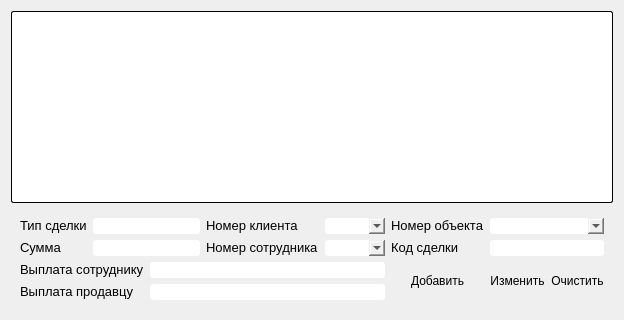
        <widget class="QWidget" name="tab_8">
         <attribute name="title">
          <string>Сделки</string>
         </attribute>
         <layout class="QGridLayout" name="gridLayout_20">
          <item row="1" column="0">
           <widget class="QWidget" name="widget_26" native="true">
            <property name="styleSheet">
             <string notr="true">border-radius: 3px;
</string>
            </property>
            <layout class="QGridLayout" name="gridLayout_3">
             <item row="0" column="0">
              <widget class="QLabel" name="label_98">
               <property name="text">
                <string>&lt;html&gt;&lt;head/&gt;&lt;body&gt;&lt;p&gt;&lt;span style=&quot; font-size:10pt;&quot;&gt;Тип сделки&lt;/span&gt;&lt;/p&gt;&lt;/body&gt;&lt;/html&gt;</string>
               </property>
              </widget>
             </item>
             <item row="0" column="1" colspan="2">
              <widget class="QLineEdit" name="line53">
               <property name="styleSheet">
                <string notr="true">background-color: rgb(255, 255, 255);</string>
               </property>
              </widget>
             </item>
             <item row="0" column="3">
              <widget class="QLabel" name="label_180">
               <property name="text">
                <string>&lt;html&gt;&lt;head/&gt;&lt;body&gt;&lt;p&gt;&lt;span style=&quot; font-size:10pt;&quot;&gt;Номер клиента&lt;/span&gt;&lt;/p&gt;&lt;/body&gt;&lt;/html&gt;</string>
               </property>
              </widget>
             </item>
             <item row="0" column="4">
              <widget class="QComboBox" name="comboBox_8"/>
             </item>
             <item row="0" column="5">
              <widget class="QLabel" name="label_97">
               <property name="text">
                <string>&lt;html&gt;&lt;head/&gt;&lt;body&gt;&lt;p&gt;&lt;span style=&quot; font-size:10pt;&quot;&gt;Номер объекта&lt;/span&gt;&lt;/p&gt;&lt;/body&gt;&lt;/html&gt;</string>
               </property>
              </widget>
             </item>
             <item row="0" column="6" colspan="2">
              <widget class="QComboBox" name="comboBox_10"/>
             </item>
             <item row="1" column="0">
              <widget class="QLabel" name="label_94">
               <property name="text">
                <string>&lt;html&gt;&lt;head/&gt;&lt;body&gt;&lt;p&gt;&lt;span style=&quot; font-size:10pt;&quot;&gt;Сумма&lt;/span&gt;&lt;/p&gt;&lt;/body&gt;&lt;/html&gt;</string>
               </property>
              </widget>
             </item>
             <item row="1" column="1" colspan="2">
              <widget class="QLineEdit" name="line54">
               <property name="styleSheet">
                <string notr="true">background-color: rgb(255, 255, 255);</string>
               </property>
              </widget>
             </item>
             <item row="1" column="3">
              <widget class="QLabel" name="label_95">
               <property name="text">
                <string>&lt;html&gt;&lt;head/&gt;&lt;body&gt;&lt;p&gt;&lt;span style=&quot; font-size:10pt;&quot;&gt;Номер сотрудника&lt;/span&gt;&lt;/p&gt;&lt;/body&gt;&lt;/html&gt;</string>
               </property>
              </widget>
             </item>
             <item row="1" column="4">
              <widget class="QComboBox" name="comboBox_9"/>
             </item>
             <item row="1" column="5">
              <widget class="QLabel" name="label_102">
               <property name="text">
                <string>&lt;html&gt;&lt;head/&gt;&lt;body&gt;&lt;p&gt;&lt;span style=&quot; font-size:10pt;&quot;&gt;Код сделки&lt;/span&gt;&lt;/p&gt;&lt;/body&gt;&lt;/html&gt;</string>
               </property>
              </widget>
             </item>
             <item row="1" column="6" colspan="2">
              <widget class="QLineEdit" name="line57">
               <property name="styleSheet">
                <string notr="true">background-color: rgb(255, 255, 255);</string>
               </property>
              </widget>
             </item>
             <item row="2" column="0" colspan="2">
              <widget class="QLabel" name="label_99">
               <property name="text">
                <string>&lt;html&gt;&lt;head/&gt;&lt;body&gt;&lt;p&gt;&lt;span style=&quot; font-size:10pt;&quot;&gt;Выплата сотруднику&lt;/span&gt;&lt;/p&gt;&lt;/body&gt;&lt;/html&gt;</string>
               </property>
              </widget>
             </item>
             <item row="2" column="2" colspan="3">
              <widget class="QLineEdit" name="line55">
               <property name="styleSheet">
                <string notr="true">background-color: rgb(255, 255, 255);</string>
               </property>
              </widget>
             </item>
             <item row="2" column="5" rowspan="2">
              <widget class="QPushButton" name="pushButton_38">
               <property name="styleSheet">
                <string notr="true"/>
               </property>
               <property name="text">
                <string>Добавить</string>
               </property>
              </widget>
             </item>
             <item row="2" column="6" rowspan="2">
              <widget class="QPushButton" name="pushButton_39">
               <property name="styleSheet">
                <string notr="true"/>
               </property>
               <property name="text">
                <string>Изменить</string>
               </property>
              </widget>
             </item>
             <item row="2" column="7" rowspan="2">
              <widget class="QPushButton" name="pushButton_37">
               <property name="styleSheet">
                <string notr="true"/>
               </property>
               <property name="text">
                <string>Очистить</string>
               </property>
              </widget>
             </item>
             <item row="3" column="0" colspan="2">
              <widget class="QLabel" name="label_100">
               <property name="text">
                <string>&lt;html&gt;&lt;head/&gt;&lt;body&gt;&lt;p&gt;&lt;span style=&quot; font-size:10pt;&quot;&gt;Выплата продавцу&lt;/span&gt;&lt;/p&gt;&lt;/body&gt;&lt;/html&gt;</string>
               </property>
              </widget>
             </item>
             <item row="3" column="2" colspan="3">
              <widget class="QLineEdit" name="line56">
               <property name="styleSheet">
                <string notr="true">background-color: rgb(255, 255, 255);</string>
               </property>
              </widget>
             </item>
            </layout>
           </widget>
          </item>
          <item row="0" column="0">
           <widget class="QTableWidget" name="tableWidget_8">
            <property name="styleSheet">
             <string notr="true">border-radius: 2px;      
background-color: rgb(255, 255, 255);
  border-width: 1px;      
  border-color:  black;   
  border-style: outset;</string>
            </property>
           </widget>
          </item>
         </layout>
        </widget>
